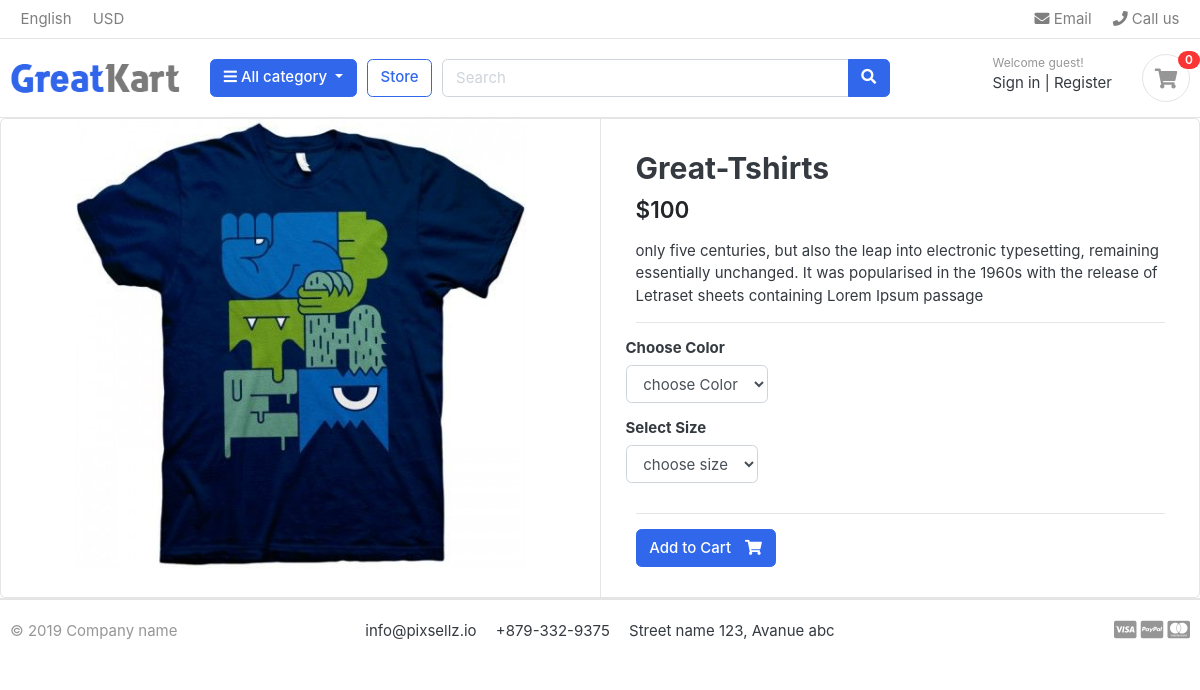
/store/category/t-shirt/great-tshirts, run on the app's committed database.
### store/models.py (models this page shows, shortened)
class Product(models.Model):
    product_name = models.CharField(max_length=200, unique=True)
    slug = models.SlugField(max_length=200, unique=True)
    description = models.TextField(max_length=200, unique=True)
    price = models.IntegerField()
    image = models.ImageField(upload_to = 'photos/products')
    stock = models.IntegerField()
    is_available = models.BooleanField(default=True)
    category = models.ForeignKey(Category, on_delete = models.CASCADE)
    created_date = models.DateTimeField(auto_now_add = True)
    modified_date = models.DateTimeField(auto_now = True)

### store/views.py (the view)
def product_detail(request,category_slug,product_slug):
    try:
        single_product = Product.objects.get(category__slug = category_slug, slug = product_slug )
        in_cart = CartItem.objects.filter(cart__cart_id = _cart_id(request),product= single_product).exists()
    except Exception as e:
        raise e
    context = {
        "single_product" :single_product,
        'in_cart' : in_cart
    }
    return render (request, "store/product_detail.html", context)

### carts/context_processors.py (called while the page is built)
def counter(request):
    cart_count = 0
    if "admin" in request.path:
        return {}
    else:
        try:
            cart = Cart.objects.filter(cart_id = _cart_id(request))
            if request.user.is_authenticated:
               cart_items = CartItem.objects.filter(user= request.user)
               print(cart_items)
            else:
                cart_items = CartItem.objects.filter(cart=cart[:1])
            for cart_item in cart_items:
                cart_count += cart_item.quantity
        except Cart.DoesNotExist:
            cart_count = 0
    return dict(cart_count = cart_count)

### carts/views.py (called while the page is built)
def _cart_id(request):
    cart = request.session.session_key
    if not cart:
        cart = request.session.create()
    return cart

### category/context_processors.py (called while the page is built)
def menu_links(request):
    links = Category.objects.all()
    return dict(links=links)

### category/models.py (called while the page is built)
    def get_url(self):
        return reverse('product_by_category', args = [self.slug])

### store/models.py (called while the page is built)
    def colors(self):
        return super(VariationManager, self).filter(variation_category='color', is_active=True)

    def sizes(self):
        return super(VariationManager, self).filter(variation_category='size', is_active=True)

### templates/store/product_detail.html (shortened to what this page needs)
{% extends 'base.html' %}
{% load static %}
{%block content %}
<div class="card">
	<div class="row no-gutters">
		<aside class="col-md-6">
<article class="gallery-wrap">
	<div class="img-big-wrap">
	   <a href="#"><img src={{single_product.image.url}}></a>
	</div>
</article>
		</aside>
		<main class="col-md-6 border-left">
<form  action="{% url 'add_cart' single_product.id %}" method="POST">
<article class="content-body">
<h2 class="title">{{ single_product.product_name}}</h2>
<div class="mb-3">
	<var class="price h4">${{single_product.price}}</var>
</div>
<p>{{single_product.description}}</p>
<hr>
	<div class="row">
    <div class="item-option-select">
        <h6>Choose Color</h6>
        <select name = "color" class = "form-control" required>
		    <option value="" disabled selected >choose Color</option>
        </select>
    </div>
</div>
<div class="row">
    <div class="item-option-select">
        <h6>Select Size</h6>
		<select name = "size" class = "form-control" required>
		    <option value="" disabled selected >choose size</option>
        </select>
    </div>
</div>
	<hr>
    {% if single_product.stock <= 0 %}
    <h5 class ="text-danger">Out Of Stock</h5>
	{% else %}
	<button  type= "submit" class="btn btn-primary"> <span class="text">Add to Cart</span> <i class="fas fa-shopping-cart"></i></button>
	{% endif %}
</form>
		</main>
	</div>
</div>
 {% endblock %}

### static/css/ui.css (style rules this page uses)
html { font-family: "Inter", sans-serif; font-size: 15px; }
.content-body { flex: 1 1 auto; padding: 2rem 2.3rem; }
var { font-style: normal; }
article:after, .form-group:after { display: block; clear: both; content: ""; }
.btn .text + i { margin-left: 10px; }
.price { font-weight: 600; color: #212529; }
.gallery-wrap .img-big-wrap { margin-bottom: 10px; border-radius: 0.37rem; overflow: hidden; background-color: #fff; }
.gallery-wrap .img-big-wrap a { text-align: center; display: block; }
.gallery-wrap .img-big-wrap img { height: 450px; width: auto; display: inline-block; }
.item-option-select { margin-bottom: 1rem; display: inline-block; margin-right: 15px; }

### data on the page
Product: image (picture), product_name "Great-Tshirts", price "100", description "only five centuries, but also the leap into electronic typesetting, remaining essentially unchanged. It was popularised in the 1960s with the release of Letraset sheets containing Lorem Ipsum passage"

### other printed values
{{ cart_count }} "0"
